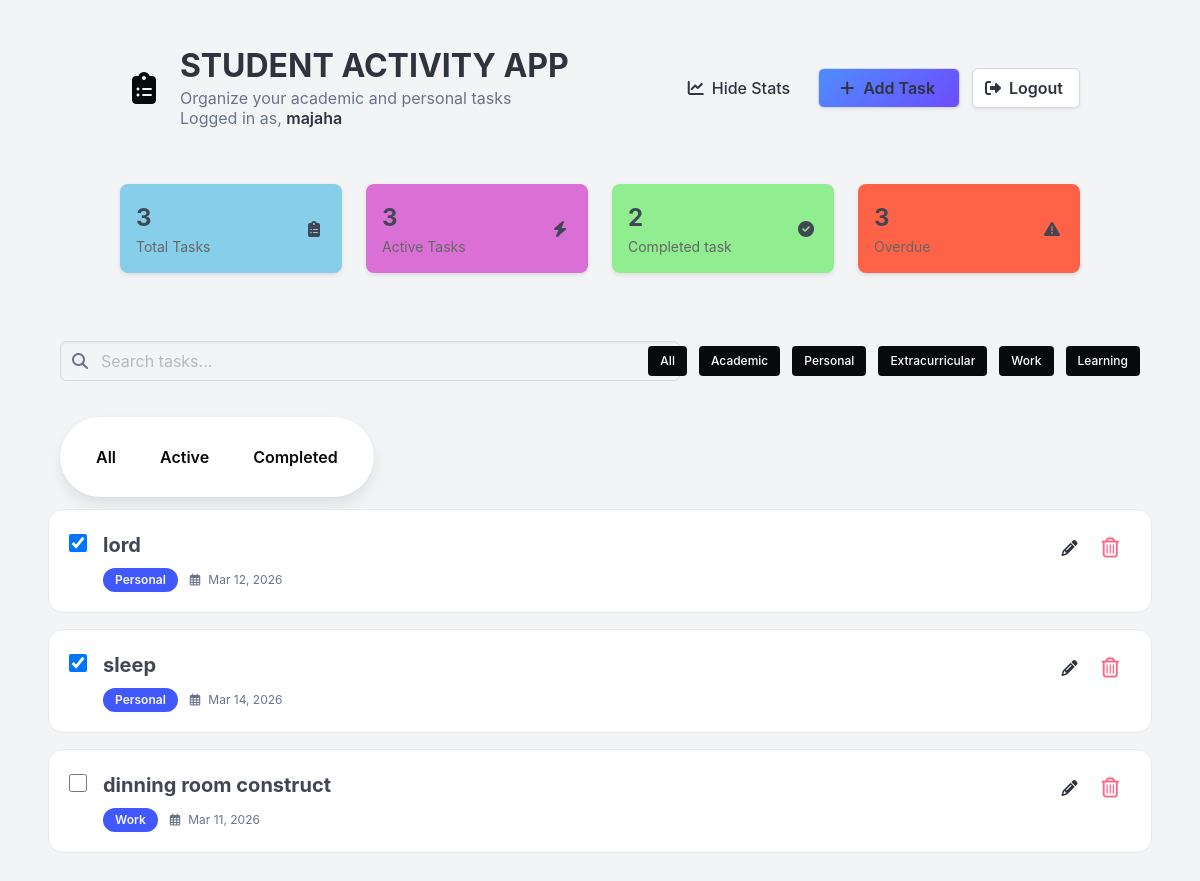
Page / (signed in) on the earlier database version.
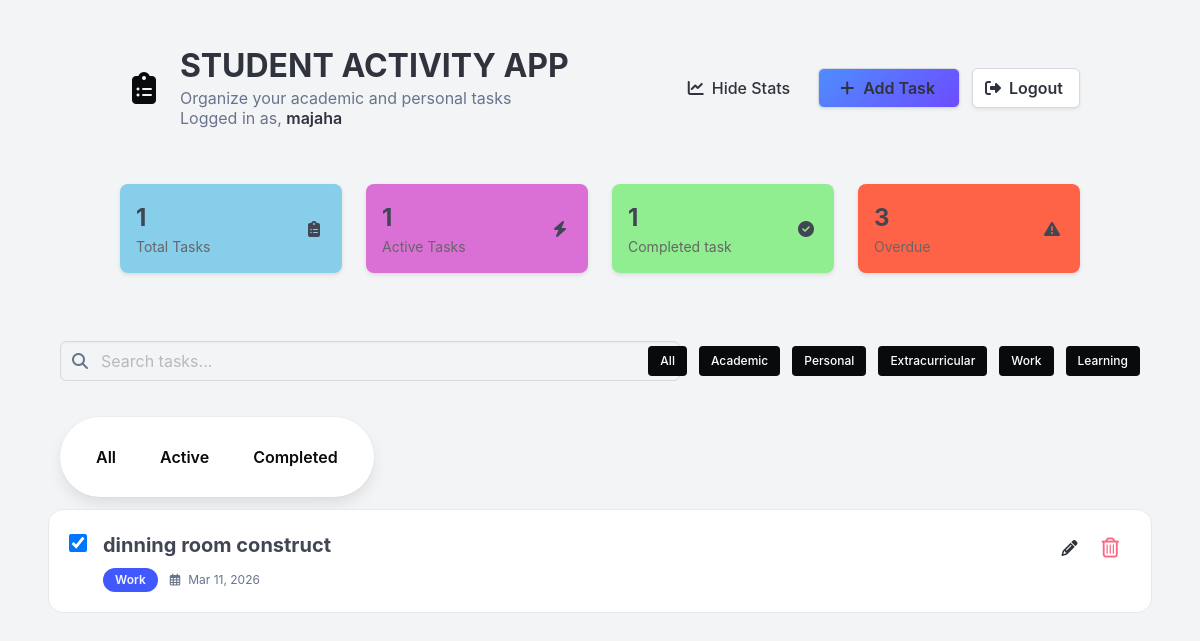
Same page on the later database version.
### app/model/model.py (models this page shows, shortened)
class Task(db.Model):
    __tablename__ = "tasks"
    id: Mapped[int] = mapped_column(primary_key=True)
    task: Mapped[str] = mapped_column(nullable=False)
    user_id: Mapped[int | None] = mapped_column(ForeignKey("users.id"))
    completed: Mapped[bool] = mapped_column(default=False)
    category_id: Mapped[int | None] = mapped_column(
        ForeignKey("categories.id"), nullable=True
    )
    deadline: Mapped[datetime | None] = mapped_column(DateTime, nullable=True)
    notes: Mapped[str | None] = mapped_column(String, nullable=True)
    category = relationship("Category", back_populates="tasks")
    user: Mapped["User"] = relationship("User", backref="tasks")

class Category(db.Model):
    __tablename__ = "categories"
    id: Mapped[int] = mapped_column(primary_key=True)
    cat_name: Mapped[str] = mapped_column(nullable=False)
    user_id: Mapped[int | None] = mapped_column(ForeignKey("users.id"))
    tasks = relationship("Task", back_populates="category")

### app/routes/route.py (the view)
@main.route("/")
@login_required
def index():
    tasks = Task.query.filter_by(
        user_id=current_user.id
    ).all()  # get tasks from database
    completed = Task.query.filter_by(completed=True).count()  # count completed tasks
    overdue_tasks = Task.query.filter(
        Task.completed.is_(False), Task.deadline < datetime.today()
    ).count()
    return render_template(
        "index.html",
        user=current_user,
        tasks=tasks,
        completed=completed,
        overdue_tasks=overdue_tasks,
        now=datetime.today(),
    )

### app/__init__.py (called while the page is built)
def create_app():
    app = Flask(__name__)
    app.config["SQLALCHEMY_DATABASE_URI"] = "sqlite:///student.db"
    app.config["SECRET_KEY"] = "secret"
    app.config["SQLALCHEMY_TRACK_MODIFICATIONS"] = False
    db.init_app(app)
    login_manager.init_app(app)
    migrate.init_app(app, db)
    login_manager.login_view = "auth.login"
    app.register_blueprint(auth_bp)
    app.register_blueprint(main)
    app.register_blueprint(cat_bp, url_prefix="/category")
    from .model import User
    @login_manager.user_loader
    def load_user(user_id):
        return db.session.get(User, int(user_id))
    return app

### app/templates/index.html
{%extends 'base.html'%} {%include 'navbar.html'%} {%include 'main.html'%}
{%block content%}
<div class="columns is-vcentered mt-2 px-3">
    <div class="column is-7">{% include 'search.html' %}</div>
    <div class="column is-5">{% include 'category.html' %}</div>
</div>
<div class="column is-5">
    <div
        class="box is-flex is-align-items-center"
        style="border-radius: 999px; width: fit-content"
    >
        {% include 'status.html' %}
    </div>
</div>
{% include 'add_tasks.html' %} {% endblock %}

### app/templates/add_tasks.html (shortened to what this page needs)
<div id="tasks-container">
    {% for task in tasks %}
    <div
        class="box is-shadowless mb-4"
        style="border: 1px solid #e8e8e8; border-radius: 15px; padding: 1.25rem"
    >
        <div
            class="is-flex is-justify-content-space-between is-align-items-start"
        >
            <div class="is-flex is-align-items-start">
                <div class="mr-4 mt-1">
                    <form
                        hx-post="{{ url_for('main.toggle', task_id=task.id) }}"
                        hx-trigger="change"
                        hx-target="this"
                        hx-swap="none"
                        hx-on::after-request="window.location.reload()"
                    >
                        <input
                            type="checkbox"
                            name="completed"
                            class="is-clickable"
                            style="width: 18px; height: 18px; cursor: pointer; border-radius: 4px;"
                            {% if task.completed %} checked {% endif %}
                        />
                    </form>
                </div>
                <div>
                    <h3 class="has-text-weight-bold is-dark is-size-5 mb-2">
                        {{ task.task }}
                    </h3>
                    <div class="is-flex is-align-items-center">
                        <span
                            class="tag is-link is-rounded has-text-weight-semibold mr-3 px-3"
                        >
                            {{ task.category.cat_name if task.category else
                            'Uncategorized' }}
                        </span>
                        <span
                            class="has-text-grey is-size-7 is-flex is-align-items-center
                            "
                        >
                            <i class="far fa-calendar-alt mr-2"></i>
                            {{ task.deadline.strftime('%b %d, %Y') if task.deadline else 'No deadline' }}
                        </span>
                    </div>
                </div>
            </div>
            <div class="is-flex">
                <a href="{{ url_for('main.update_task', task_id=task.id) }}"
                <button class="button is-white has-text-dark p-2 mx-1">
                    <i class="fa-solid fa-pencil is-size-6"></i>
                </a>
                <form action="{{ url_for('main.delete', task_id=task.id) }}" method="POST">
                    <button type="submit" class="button is-white has-text-danger p-2 mx-1">
                        <i class="fa-regular fa-trash-can is-size-5"></i>
                    </button>
                </form>
            </div>
        </div>
    </div>
    {% endfor %}
</div>

Differences in the rows shown:
removed Task: completed "☑", task "lord", category "Personal", deadline "Mar 12, 2026"
removed Task: completed "☑", task "sleep", category "Personal", deadline "Mar 14, 2026"
changed Task "dinning room construct": completed "☐" → "☑"
Other differences:
{{ tasks|length }}: "3" → "1"
{{ completed }}: "2" → "1"
